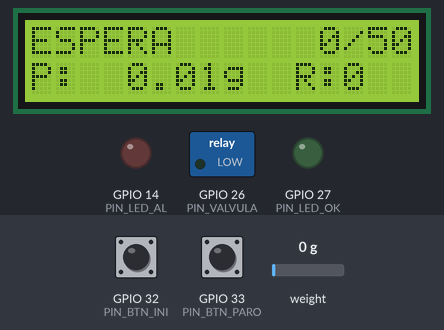
A sketch run on a simulated ESP32. Parts: 16×2 character LCD, switched loads named in the sketch (green lamp = pin HIGH), output pins drawn as LEDs (lit = HIGH). The test bench sets the inputs (shaded band); at power-on: GPIO 32 (PIN_BTN_INI) HIGH, GPIO 33 (PIN_BTN_PARO) HIGH, weight on the scale 0 g. WiFi joins after 1.5 s; servers stay silent unless stated; random numbers use the default seed unless the sketch sets one; no MQTT or app messages arrive unless stated; what the sketch prints to the serial monitor is not drawn.

Above: at 2.2 s.
2.3 s: GPIO 32 (PIN_BTN_INI) pulled LOW for 0.15 s
At 2.6 s:
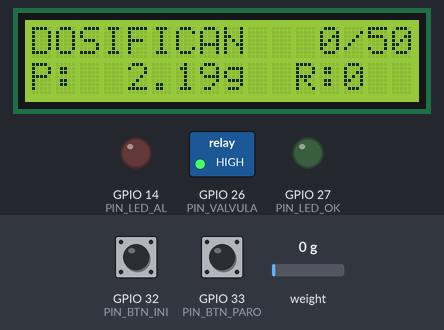
3.0 s: GPIO 33 (PIN_BTN_PARO) pulled LOW for 0.15 s
At 3.6 s:
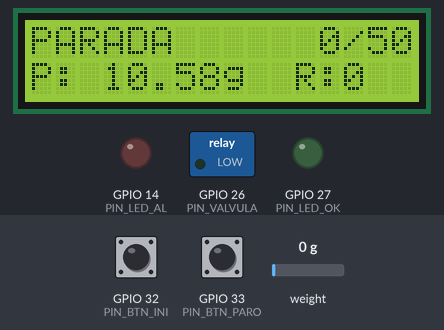
3.7 s: GPIO 32 (PIN_BTN_INI) pulled LOW for 1 s
At 5.2 s:
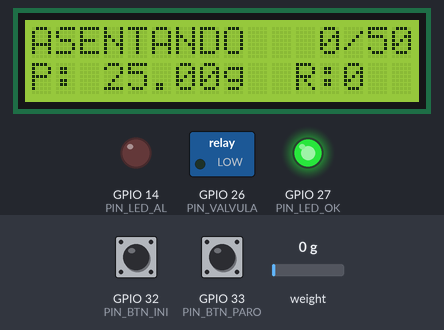
5.3 s: GPIO 33 (PIN_BTN_PARO) pulled LOW for 1 s
At 5.59 s:
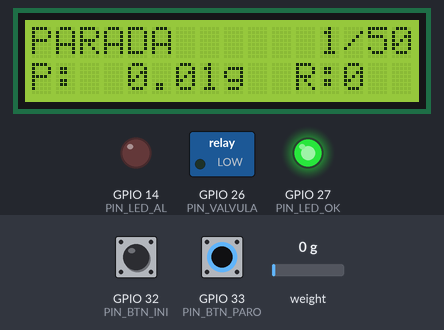
6.9 s: GPIO 32 (PIN_BTN_INI) pulled LOW for 0.15 s
At 7.2 s:
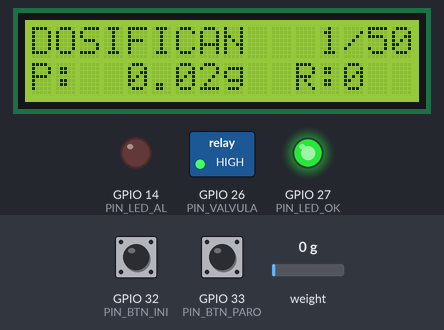
7.6 s: GPIO 33 (PIN_BTN_PARO) pulled LOW for 0.15 s
At 8.1 s:
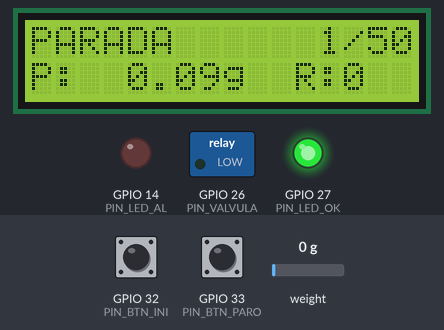
Timing chart, 0 to 9.3 s (numbered marks = the images above; inputs shaded):
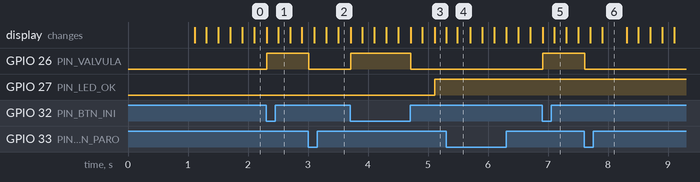

The sketch:

sketch.ino
```cpp
/**
 * ENVASADORA DE PRODUCTOS SECOS — Proyecto Final Sistemas Operativos
 * ESP32 + FreeRTOS (framework Arduino) · Emulación: Wokwi
 *
 * Arquitectura hexagonal ejecutada como tareas FreeRTOS:
 *   nucleo (FSM + validación ± tolerancia)  →  tarea_control   (prio 5)
 *   adaptador báscula HX711                 →  tarea_bascula   (prio 4)
 *   adaptador válvula (relé)                →  tarea_valvula   (prio 4)
 *   dominio alarmas                         →  tarea_alarmas   (prio 3)
 *   adaptador telemetría MQTT               →  tarea_mqtt      (prio 2)
 *   adaptador HMI (LCD + serial)            →  tarea_hmi       (prio 1)
 *
 * Sincronización: colas (peso, válvula, telemetría, comandos),
 * mutex (estado compartido), event group (alarmas), semáforos desde ISR (botones).
 *
 * Tópicos MQTT (broker público, ver HALLAZGOS.md D3):
 *   envasadora/ENV01/peso | estado | unidad | alarma   (publica)
 *   envasadora/ENV01/cmd                               (suscribe)
 */
#include <Arduino.h>
#include <WiFi.h>
#include <PubSubClient.h>
#include <HX711.h>
#include <LiquidCrystal_I2C.h>
#include <ArduinoJson.h>

// ---------- configuración ----------
#define MODO_DEMO 1               // 1 = peso simulado por la válvula (demo autónoma en Wokwi)
                                  // 0 = peso real del HX711 (ajustar en la parte hx1 de Wokwi)
static const char* WIFI_SSID   = "Wokwi-GUEST";
static const char* WIFI_PASS   = "";
static const char* MQTT_BROKER = "broker.emqx.io";   // hivemq limita IPs de nubes (Render)
static const int   MQTT_PUERTO = 1883;
static const char* T_PESO   = "envasadora/ENV01/peso";
static const char* T_ESTADO = "envasadora/ENV01/estado";
static const char* T_UNIDAD = "envasadora/ENV01/unidad";
static const char* T_ALARMA = "envasadora/ENV01/alarma";
static const char* T_CMD    = "envasadora/ENV01/cmd";

// pines (ver diagram.json)
#define PIN_HX_DT     16
#define PIN_HX_SCK     4
#define PIN_VALVULA   26
#define PIN_LED_OK    27
#define PIN_LED_AL    14
#define PIN_BTN_INI   32
#define PIN_BTN_PARO  33

// parámetros de proceso
static const float TOLERANCIA_G   = 0.6f;   // validación: objetivo ± tolerancia
static const float ANTICIPO_G     = 0.8f;   // cierre anticipado (producto en vuelo)
static const float FACTOR_ESCALA  = 420.0f; // calibración HX711 (celda 5 kg)
static const uint32_t MS_ASENTAR  = 400;    // espera a que el peso se asiente
static const uint32_t MS_DESCARGA = 500;    // cambio de funda

// ---------- dominio: FSM ----------
enum EstadoFSM : uint8_t { ESPERA, DOSIFICANDO, ASENTANDO, VALIDANDO, DESCARGA, PARADA };
static const char* NOMBRE_FSM[] = { "ESPERA", "DOSIFICANDO", "ASENTANDO", "VALIDANDO", "DESCARGA", "PARADA" };

struct Orden {
  char producto[12];
  int  presentacionG;   // 25 | 50
  int  tamLote;         // 50 | 100
  int  unidadesOk;
  int  rechazos;
  int  numeroLote;
  bool activa;
};

enum TipoCmd : uint8_t { CMD_PARAR = 0, CMD_INICIAR, CMD_REANUDAR, CMD_REINICIAR };

struct Comando {        // llega por MQTT (backend) o botones (operador)
  uint8_t tipo;         // TipoCmd
  char producto[12];
  int  presentacionG;
  int  tamLote;
  int  numeroLote;      // 0 = autonumerar (orden local por botón)
};

struct EventoTele {     // hacia tarea_mqtt
  char sufijo[8];       // "peso" | "estado" | "unidad" | "alarma"
  char json[160];
};

// bits del event group de alarmas
#define BIT_FUERA_TOL (1 << 0)
#define BIT_SENSOR    (1 << 1)

// ---------- estado compartido y primitivas ----------
static volatile EstadoFSM fsm = ESPERA;
static Orden orden = { "mani", 25, 50, 0, 0, 0, false };
static volatile bool  valvulaAbierta = false;
static volatile bool  enDescarga    = false;
static volatile float pesoActual    = 0.0f;

static SemaphoreHandle_t  mtxEstado;
static SemaphoreHandle_t  semInicio, semParo;      // desde ISR de botones
static QueueHandle_t      colaPeso;                // float, longitud 1 (última muestra)
static QueueHandle_t      colaValvula;             // bool: abrir/cerrar
static QueueHandle_t      colaTele;                // EventoTele
static QueueHandle_t      colaCmd;                 // Comando
static EventGroupHandle_t grupoAlarmas;

// métricas de determinismo (evidencia para el informe)
static volatile uint32_t peorCicloControlUs = 0;
static volatile uint32_t peorCicloBasculaUs = 0;
static volatile float    pesoAlarma = 0.0f;   // peso capturado al momento de la falla

static HX711 bascula;
static LiquidCrystal_I2C lcd(0x27, 16, 2);
static WiFiClient wifiCliente;
static PubSubClient mqtt(wifiCliente);

// ---------- ISR de botones (patrón sistema-incendio: ISR → semáforo) ----------
void IRAM_ATTR isrInicio() {
  BaseType_t despertar = pdFALSE;
  xSemaphoreGiveFromISR(semInicio, &despertar);
  portYIELD_FROM_ISR(despertar);
}
void IRAM_ATTR isrParo() {
  BaseType_t despertar = pdFALSE;
  xSemaphoreGiveFromISR(semParo, &despertar);
  portYIELD_FROM_ISR(despertar);
}

// ---------- helpers de telemetría ----------
static void teleEncolar(const char* sufijo, const char* json) {
  EventoTele ev;
  strlcpy(ev.sufijo, sufijo, sizeof(ev.sufijo));
  strlcpy(ev.json, json, sizeof(ev.json));
  xQueueSend(colaTele, &ev, 0);   // si la cola está llena se descarta: telemetría nunca bloquea el control
}

static void publicarEstado() {
  char json[160];
  snprintf(json, sizeof(json),
    "{\"fsm\":\"%s\",\"lote\":\"L-%04d\",\"unidad\":%d,\"rechazos\":%d,\"tam_lote\":%d,\"producto\":\"%s\",\"presentacion_gr\":%d}",
    NOMBRE_FSM[fsm], orden.numeroLote, orden.unidadesOk, orden.rechazos,
    orden.tamLote, orden.producto, orden.presentacionG);
  teleEncolar("estado", json);
}

// ---------- TAREA: báscula (adaptador conducido, prio 4, periodo 50 ms) ----------
static void tarea_bascula(void*) {
  TickType_t ultimo = xTaskGetTickCount();
#if MODO_DEMO
  float pesoSim = 0.0f;
  float enVuelo = 0.0f;      // producto que ya cayó de la válvula pero no llegó a la funda
  bool valvulaPrev = false;
#endif
  for (;;) {
    uint32_t t0 = micros();
    float peso = pesoActual;
#if MODO_DEMO
    // modelo físico simple: flujo ~12 g/s con ruido + material en vuelo al cerrar
    if (enDescarga) { pesoSim = 0.0f; enVuelo = 0.0f; }
    else {
      if (valvulaAbierta) pesoSim += 12.0f * 0.050f + (esp_random() % 100) / 500.0f;
      if (valvulaPrev && !valvulaAbierta) enVuelo = 0.30f + (esp_random() % 50) / 100.0f;
      if (!valvulaAbierta && enVuelo > 0.0f) {
        float d = fminf(0.35f, enVuelo);
        pesoSim += d; enVuelo -= d;
      }
    }
    valvulaPrev = valvulaAbierta;
    peso = pesoSim + (esp_random() % 100) / 1000.0f;   // ruido de lectura ±0.1 g
#else
    if (bascula.wait_ready_timeout(40)) {
      peso = bascula.get_units(1);
    } else {
      xEventGroupSetBits(grupoAlarmas, BIT_SENSOR);
    }
#endif
    pesoActual = peso;
    xQueueOverwrite(colaPeso, &peso);   // cola de longitud 1: siempre la muestra más fresca

    uint32_t dt = micros() - t0;
    if (dt > peorCicloBasculaUs) peorCicloBasculaUs = dt;
    vTaskDelayUntil(&ultimo, pdMS_TO_TICKS(50));
  }
}

// ---------- TAREA: válvula (adaptador conducido, prio 4, por evento) ----------
static void tarea_valvula(void*) {
  bool abrir;
  for (;;) {
    if (xQueueReceive(colaValvula, &abrir, portMAX_DELAY) == pdTRUE) {
      digitalWrite(PIN_VALVULA, abrir ? HIGH : LOW);
      valvulaAbierta = abrir;
    }
  }
}

static inline void valvula(bool abrir) { xQueueSend(colaValvula, &abrir, 0); }

// ---------- TAREA: control (núcleo de dominio, prio 5, ciclo 25 ms) ----------
static void tarea_control(void*) {
  TickType_t ultimo = xTaskGetTickCount();
  uint32_t tMarca = 0;
  static int consecutivoLote = 0;

  auto iniciarOrden = [&](const Comando& c) {
    xSemaphoreTake(mtxEstado, portMAX_DELAY);
    strlcpy(orden.producto, c.producto, sizeof(orden.producto));
    orden.presentacionG = c.presentacionG;
    orden.tamLote       = c.tamLote;
    orden.unidadesOk    = 0;
    orden.rechazos      = 0;
    // el backend manda su numero de lote en el cmd; el boton local autonumera
    if (c.numeroLote > 0) {
      orden.numeroLote = c.numeroLote;
      if (c.numeroLote > consecutivoLote) consecutivoLote = c.numeroLote;
    } else {
      orden.numeroLote = ++consecutivoLote;
    }
    orden.activa        = true;
    xSemaphoreGive(mtxEstado);
    Serial.printf("[ORDEN] iniciada producto=%s presentacion=%dg lote=%d\n",
                  orden.producto, orden.presentacionG, orden.tamLote);
    fsm = ESPERA;
    publicarEstado();
  };

  for (;;) {
    uint32_t t0 = micros();

    // comandos: botones (ISR→semáforo) y MQTT (cola)
    if (xSemaphoreTake(semParo, 0) == pdTRUE && orden.activa) {
      valvula(false);
      fsm = PARADA;
      Serial.println("[PARO] solicitado por operador");
      publicarEstado();
    }
    if (xSemaphoreTake(semInicio, 0) == pdTRUE) {
      if (fsm == PARADA) { fsm = DOSIFICANDO; valvula(true); publicarEstado(); }
      else if (!orden.activa) {
        Comando porDefecto = { CMD_INICIAR, "mani", 25, 50, 0 };
        iniciarOrden(porDefecto);
      }
    }
    Comando cmd;
    if (xQueueReceive(colaCmd, &cmd, 0) == pdTRUE) {
      switch (cmd.tipo) {
        case CMD_PARAR:
          if (orden.activa && fsm != PARADA) {
            valvula(false); fsm = PARADA;
            Serial.println("[CMD] pausa desde la web");
            publicarEstado();
          }
          break;
        case CMD_INICIAR:
          if (!orden.activa) iniciarOrden(cmd);
          else if (fsm == PARADA) { valvula(true); fsm = DOSIFICANDO; publicarEstado(); }
          break;
        case CMD_REANUDAR:
          if (fsm == PARADA) {
            valvula(true); fsm = DOSIFICANDO;
            Serial.println("[CMD] reanudar desde la web");
            publicarEstado();
          }
          break;
        case CMD_REINICIAR:
          if (orden.activa) {
            xSemaphoreTake(mtxEstado, portMAX_DELAY);
            orden.unidadesOk = 0;
            orden.rechazos = 0;
            xSemaphoreGive(mtxEstado);
            valvula(false);
            enDescarga = true;          // vacía la funda en curso (y el peso demo)
            tMarca = millis();
            fsm = DESCARGA;             // DESCARGA reabre la válvula al terminar
            Serial.println("[CMD] reinicio de lote desde la web");
            publicarEstado();
          }
          break;
      }
    }

    float peso = 0;
    xQueuePeek(colaPeso, &peso, 0);
    const float objetivo = (float)orden.presentacionG;

    switch (fsm) {
      case ESPERA:
        if (orden.activa) { enDescarga = false; valvula(true); fsm = DOSIFICANDO; publicarEstado(); }
        break;

      case DOSIFICANDO:
        // lazo de tiempo real: cerrar ANTES del objetivo por el producto en vuelo
        if (peso >= objetivo - ANTICIPO_G) {
          valvula(false);
          tMarca = millis();
          fsm = ASENTANDO;
        }
        break;

      case ASENTANDO:
        if (millis() - tMarca >= MS_ASENTAR) { fsm = VALIDANDO; }
        break;

      case VALIDANDO: {
        bool ok = fabsf(peso - objetivo) <= TOLERANCIA_G;
        xSemaphoreTake(mtxEstado, portMAX_DELAY);
        if (ok) orden.unidadesOk++; else orden.rechazos++;
        int n = orden.unidadesOk;
        xSemaphoreGive(mtxEstado);

        char json[160];
        snprintf(json, sizeof(json),
          "{\"lote\":\"L-%04d\",\"n\":%d,\"peso\":%.2f,\"ok\":%s,\"producto\":\"%s\",\"presentacion_gr\":%d}",
          orden.numeroLote, ok ? n : orden.rechazos, peso, ok ? "true" : "false",
          orden.producto, orden.presentacionG);
        teleEncolar("unidad", json);
        publicarEstado();
        Serial.printf("[UNIDAD] n=%d peso=%.2f ok=%d\n", ok ? n : -orden.rechazos, peso, ok);

        if (ok) { digitalWrite(PIN_LED_OK, HIGH); }
        else    { pesoAlarma = peso; xEventGroupSetBits(grupoAlarmas, BIT_FUERA_TOL); }

        enDescarga = true;
        tMarca = millis();
        fsm = DESCARGA;
        break;
      }

      case DESCARGA:
        if (millis() - tMarca >= MS_DESCARGA) {
          digitalWrite(PIN_LED_OK, LOW);
          enDescarga = false;
          if (orden.unidadesOk >= orden.tamLote) {
            xSemaphoreTake(mtxEstado, portMAX_DELAY);
            orden.activa = false;
            xSemaphoreGive(mtxEstado);
            valvula(false);
            fsm = ESPERA;
            Serial.printf("[ORDEN COMPLETADA] lote=L-%04d ok=%d rechazos=%d\n",
                          orden.numeroLote, orden.unidadesOk, orden.rechazos);
            publicarEstado();
          } else {
            valvula(true);
            fsm = DOSIFICANDO;
            publicarEstado();
          }
        }
        break;

      case PARADA:
        break;   // se sale con INICIO o cmd MQTT
    }

    uint32_t dt = micros() - t0;
    if (dt > peorCicloControlUs) peorCicloControlUs = dt;
    vTaskDelayUntil(&ultimo, pdMS_TO_TICKS(25));
  }
}

// ---------- TAREA: alarmas (dominio, prio 3, por evento) ----------
static void tarea_alarmas(void*) {
  for (;;) {
    EventBits_t bits = xEventGroupWaitBits(grupoAlarmas, BIT_FUERA_TOL | BIT_SENSOR,
                                           pdTRUE, pdFALSE, portMAX_DELAY);
    digitalWrite(PIN_LED_AL, HIGH);
    char json[120];
    if (bits & BIT_FUERA_TOL) {
      snprintf(json, sizeof(json), "{\"tipo\":\"FUERA_TOLERANCIA\",\"peso\":%.2f}", pesoAlarma);
      teleEncolar("alarma", json);
      Serial.printf("[ALARMA] fuera de tolerancia peso=%.2f\n", pesoAlarma);
    }
    if (bits & BIT_SENSOR) {
      snprintf(json, sizeof(json), "{\"tipo\":\"SENSOR_SIN_RESPUESTA\"}");
      teleEncolar("alarma", json);
      Serial.println("[ALARMA] sensor sin respuesta");
    }
    vTaskDelay(pdMS_TO_TICKS(800));
    digitalWrite(PIN_LED_AL, LOW);
  }
}

// ---------- TAREA: MQTT (adaptador conducido, prio 2) ----------
static void mqttCallback(char* topico, byte* payload, unsigned int largo) {
  JsonDocument doc;
  if (deserializeJson(doc, payload, largo) != DeserializationError::Ok) return;
  Comando c = { CMD_PARAR, "mani", 25, 50, 0 };
  const char* accion = doc["accion"] | "";
  if (strcmp(accion, "iniciar") == 0) {
    c.tipo = CMD_INICIAR;
    strlcpy(c.producto, doc["producto"] | "mani", sizeof(c.producto));
    c.presentacionG = doc["presentacion_gr"] | 25;
    c.tamLote       = doc["tam_lote"] | 50;
    const char* lote = doc["lote"] | "";
    if (strlen(lote) > 2) c.numeroLote = atoi(lote + 2);   // "L-0007" -> 7
  } else if (strcmp(accion, "parar") == 0 || strcmp(accion, "pausar") == 0) {
    c.tipo = CMD_PARAR;
  } else if (strcmp(accion, "reanudar") == 0) {
    c.tipo = CMD_REANUDAR;
  } else if (strcmp(accion, "reiniciar") == 0) {
    c.tipo = CMD_REINICIAR;
  } else {
    return;
  }
  xQueueSend(colaCmd, &c, 0);
}

static void tarea_mqtt(void*) {
  char clientId[32];
  snprintf(clientId, sizeof(clientId), "envasadora-ENV01-%06X", (uint32_t)(ESP.getEfuseMac() & 0xFFFFFF));
  mqtt.setServer(MQTT_BROKER, MQTT_PUERTO);
  mqtt.setCallback(mqttCallback);

  uint32_t ultimoIntento = 0, ultimoPeso = 0;
  for (;;) {
    // conexión WiFi + broker, reintento no bloqueante (patrón pubsubclient/mqtt_reconnect_nonblocking)
    if (WiFi.status() != WL_CONNECTED) {
      if (millis() - ultimoIntento > 5000) {
        ultimoIntento = millis();
        WiFi.begin(WIFI_SSID, WIFI_PASS, 6);
        Serial.println("[WIFI] conectando...");
      }
    } else if (!mqtt.connected()) {
      if (millis() - ultimoIntento > 3000) {
        ultimoIntento = millis();
        if (mqtt.connect(clientId)) {
          mqtt.subscribe(T_CMD);
          Serial.println("[MQTT] conectado y suscrito a cmd");
        }
      }
    } else {
      mqtt.loop();

      EventoTele ev;
      while (xQueueReceive(colaTele, &ev, 0) == pdTRUE) {
        char topico[48];
        snprintf(topico, sizeof(topico), "envasadora/ENV01/%s", ev.sufijo);
        mqtt.publish(topico, ev.json, strcmp(ev.sufijo, "estado") == 0);  // estado: retained
      }

      if (millis() - ultimoPeso >= 500) {          // telemetría de peso a 2 Hz
        ultimoPeso = millis();
        char json[64];
        snprintf(json, sizeof(json), "{\"g\":%.2f,\"ts\":%lu}", pesoActual, (unsigned long)millis());
        mqtt.publish(T_PESO, json, false);
      }
    }
    vTaskDelay(pdMS_TO_TICKS(50));
  }
}

// ---------- TAREA: HMI (adaptador conductor, prio 1, periodo 200 ms) ----------
static void tarea_hmi(void*) {
  TickType_t ultimo = xTaskGetTickCount();
  uint32_t ultimaMetrica = 0;
  char linea[17];
  for (;;) {
    xSemaphoreTake(mtxEstado, portMAX_DELAY);
    int n = orden.unidadesOk, tam = orden.tamLote, rech = orden.rechazos;
    xSemaphoreGive(mtxEstado);

    lcd.setCursor(0, 0);
    snprintf(linea, sizeof(linea), "%-9.9s %3d/%-3d", NOMBRE_FSM[fsm], n, tam);
    lcd.print(linea);
    lcd.setCursor(0, 1);
    snprintf(linea, sizeof(linea), "P:%6.2fg  R:%-3d", pesoActual, rech);
    lcd.print(linea);

    if (millis() - ultimaMetrica >= 10000) {       // evidencia de determinismo cada 10 s
      ultimaMetrica = millis();
      Serial.printf("[METRICA] peor_ciclo_control=%luus peor_ciclo_bascula=%luus heap_libre=%u\n",
                    (unsigned long)peorCicloControlUs, (unsigned long)peorCicloBasculaUs,
                    (unsigned)ESP.getFreeHeap());
    }
    vTaskDelayUntil(&ultimo, pdMS_TO_TICKS(200));
  }
}

// ---------- arranque ----------
void setup() {
  Serial.begin(115200);
  pinMode(PIN_VALVULA, OUTPUT);
  pinMode(PIN_LED_OK, OUTPUT);
  pinMode(PIN_LED_AL, OUTPUT);
  pinMode(PIN_BTN_INI, INPUT_PULLUP);
  pinMode(PIN_BTN_PARO, INPUT_PULLUP);

  lcd.init();
  lcd.backlight();
  lcd.print("Envasadora ENV01");

  bascula.begin(PIN_HX_DT, PIN_HX_SCK);
  bascula.set_scale(FACTOR_ESCALA);
  bascula.tare();

  mtxEstado    = xSemaphoreCreateMutex();
  semInicio    = xSemaphoreCreateBinary();
  semParo      = xSemaphoreCreateBinary();
  colaPeso     = xQueueCreate(1,  sizeof(float));
  colaValvula  = xQueueCreate(4,  sizeof(bool));
  colaTele     = xQueueCreate(16, sizeof(EventoTele));
  colaCmd      = xQueueCreate(4,  sizeof(Comando));
  grupoAlarmas = xEventGroupCreate();

  attachInterrupt(PIN_BTN_INI, isrInicio, FALLING);
  attachInterrupt(PIN_BTN_PARO, isrParo, FALLING);

  // núcleo 1: lazo de control determinista · núcleo 0: red (junto al stack WiFi)
  xTaskCreatePinnedToCore(tarea_control, "control", 4096, nullptr, 5, nullptr, 1);
  xTaskCreatePinnedToCore(tarea_bascula, "bascula", 4096, nullptr, 4, nullptr, 1);
  xTaskCreatePinnedToCore(tarea_valvula, "valvula", 2048, nullptr, 4, nullptr, 1);
  xTaskCreatePinnedToCore(tarea_alarmas, "alarmas", 3072, nullptr, 3, nullptr, 1);
  xTaskCreatePinnedToCore(tarea_mqtt,    "mqtt",    6144, nullptr, 2, nullptr, 0);
  xTaskCreatePinnedToCore(tarea_hmi,     "hmi",     3072, nullptr, 1, nullptr, 1);

  Serial.println("[BOOT] envasadora lista");
}

void loop() { vTaskDelay(portMAX_DELAY); }   // todo vive en tareas
```

Measured:
- after the input at 2.3 s, GPIO 26 (PIN_VALVULA): LOW → HIGH at once
- after the input at 3.0 s, GPIO 26 (PIN_VALVULA): HIGH → LOW at once
- after the input at 3.7 s, GPIO 26 (PIN_VALVULA): LOW → HIGH at once, → LOW 1.0 s later; GPIO 27 (PIN_LED_OK): LOW → HIGH after 1.4 s
- after the input at 6.9 s, GPIO 26 (PIN_VALVULA): LOW → HIGH at once
- after the input at 7.6 s, GPIO 26 (PIN_VALVULA): HIGH → LOW at once
- what the display in image 6 shows lasts 0.4 s, from 7.9 s to 8.3 s
